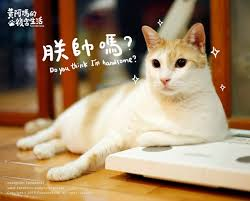
#> input picture resource/cat.jpeg, 250 x 201 px
$ jupyter execute 'Day 02 - Read an Image File .ipynb'   (shell and % lines are left out)
#> lines starting #> are read from the running program, lines starting #| are printed output that depends on the picture
[cell 1]
import numpy as np
import cv2
import matplotlib.pyplot as plt

[cell 2]
img = cv2.imread("resource/cat.jpeg")
#> img is the input picture: shape (201, 250, 3); mean B, G, R 104.3, 133.6, 159.4
#"cv2.imread()" read the image file as a 3D numpyarray,(height, width, channel).
#"channel" read from cv2 are BGR, three primary colors of each pixel, which is not familiar to RGB.
img_plt = plt.imread("resource/cat.jpeg")
#The data read from "plt.imread()" are RGB.

[cell 3]
type(img)

[cell 4]
type(img_plt)

[cell 5]
img.shape
#> Out = (201, 250, 3)

[cell 6]
img_plt.shape
#> Out = (201, 250, 3)

[cell 7]
cv2.imshow("Cat", img_plt)
cv2.waitKey(0)
#Waiting for the user to press any key, and then go on the command below.
cv2.destroyAllWindows()

[cell 8]
plt.imshow(img)

[cell 9]
plt.imshow(img_plt)

[cell 10]
img

[cell 11]
img_plt

[cell 12]
img_gray = cv2.imread("resource/cat.jpeg", cv2.IMREAD_GRAYSCALE)
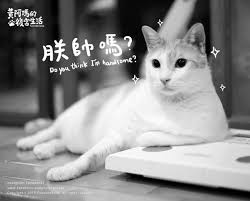
#> img_gray: shape (201, 250); min 0, max 255, mean 138
img_unchanged = cv2.imread("resource/cat.jpeg", cv2.IMREAD_UNCHANGED)

[cell 13]
img_gray.shape
#> Out = (201, 250)

[cell 14]
img_unchanged.shape
#> Out = (201, 250, 3)

[cell 15]
img_gray

[cell 16]
img_unchanged

[cell 17]
b, g, r = cv2.split(img)
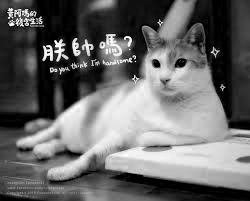
#> b: shape (201, 250); min 0, max 255, mean 104.3
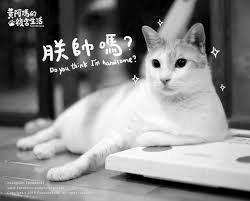
#> g: shape (201, 250); min 0, max 255, mean 133.6
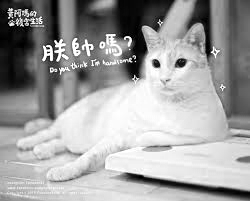
#> r: shape (201, 250); min 0, max 255, mean 159.4
alpha = np.ones(b.shape, dtype=b.dtype)*100
img_RGBA = cv2.merge((r, g, b, alpha))
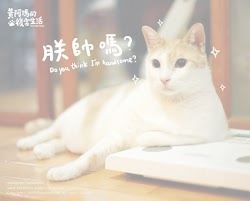
#> img_RGBA: shape (201, 250, 4); mean R, G, B, A 159.4, 133.6, 104.3, 100; transparent parts drawn white
plt.imshow(img_RGBA)

[cell 18]
img_RGBA.shape
#> Out = (201, 250, 4)
#> the sliders are set to a = 127

[cell 19]
from ipywidgets import interact

[cell 20]
def plot(a):
#> called with a = 127
    b, g, r = cv2.split(img)
    alpha = np.ones(b.shape, dtype=b.dtype) * a
    img_RGBA = cv2.merge((r, g, b, alpha))
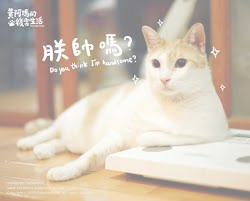
#> img_RGBA: shape (201, 250, 4); mean R, G, B, A 159.4, 133.6, 104.3, 127; transparent parts drawn white
    plt.imshow(img_RGBA)
